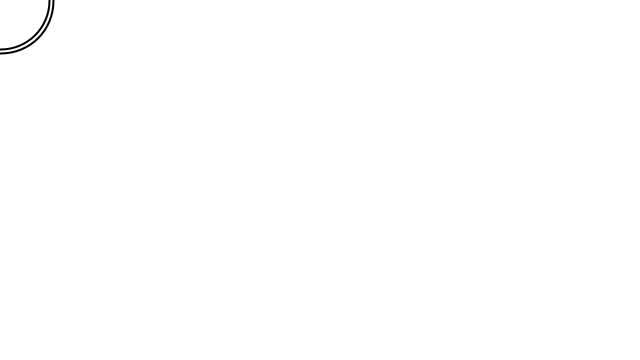
Frame 1 (no input)
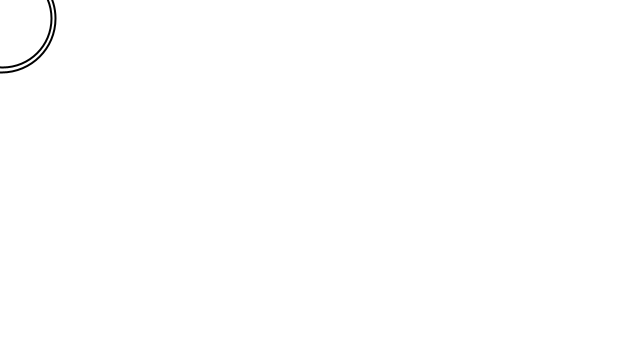
Frame 60 (the mouse pressed at the canvas centre just before this capture)
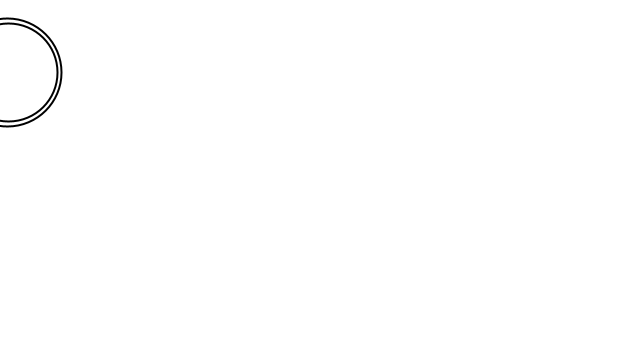
Frame 120 (the mouse held since frame 60 and released just before this capture)

The Processing sketch that drew these frames (run headless with seeded random() and noise(); from frame 60 on, the mouse is pressed at the canvas centre):

// Processing sketch: forces_many_mass
// ── forces_many_mass.pde
// The Nature of Code
// Daniel Shiffman
// http://natureofcode.com

int number = 5;
Mover[] movers = new Mover[number];

void setup() {
  size(640, 360);
  
  for (int i = 0; i < movers.length; i++) {
    movers[i] = new Mover( random(1, 10), 0, 0);
  }
}

void draw() {
    float xWind = 0.01;
    float yWind = 0;
    
    float xGravity = 0.01;

    background(255);

    for (int i = 0; i < movers.length; i++) {
        PVector wind = new PVector(xWind, yWind);
        PVector gravity = new PVector(0, xGravity * movers[i].mass);
      
        PVector force = PVector.add(wind, gravity);
        
        movers[i].applyForce(force);
    
        movers[i].update();
        movers[i].display();
        movers[i].checkEdges();
    }
}

// ── Mover.pde
// The Nature of Code
// Daniel Shiffman
// http://natureofcode.com

class Mover {
  PVector position;
  PVector velocity;
  PVector acceleration;
  float mass;
  int grayColor;
  float colorWeight;

  Mover(float m, float x, float y) {
    grayColor = 255;
    mass = m;
    position = new PVector(x, y);
    velocity = new PVector(0, 0);
    acceleration = new PVector(0, 0);
    colorWeight = map(grayColor, 0, 255, 1.03, 10);
  }
  
  void applyForce(PVector force) {
    PVector f = PVector.div(force, mass);

    acceleration.add(f);
  }
  
  void update() {
    velocity.add(acceleration);
    position.add(velocity);
    acceleration.mult(0);
  }

  void display() {
    stroke(0);
    strokeWeight(2);
    fill(grayColor);
    
    float diameter = mass * colorWeight * sqrt(4 / PI);
    
    ellipse(position.x, position.y, diameter, diameter);
  }

  void checkEdges() {

    if (position.x > width) {
      position.x = width;
      velocity.x *= -1;
    } else if (position.x < 0) {
      velocity.x *= -1;
      position.x = 0;
    }

    if (position.y > height) {
      velocity.y *= -1;
      position.y = height;
    }

  }

}
